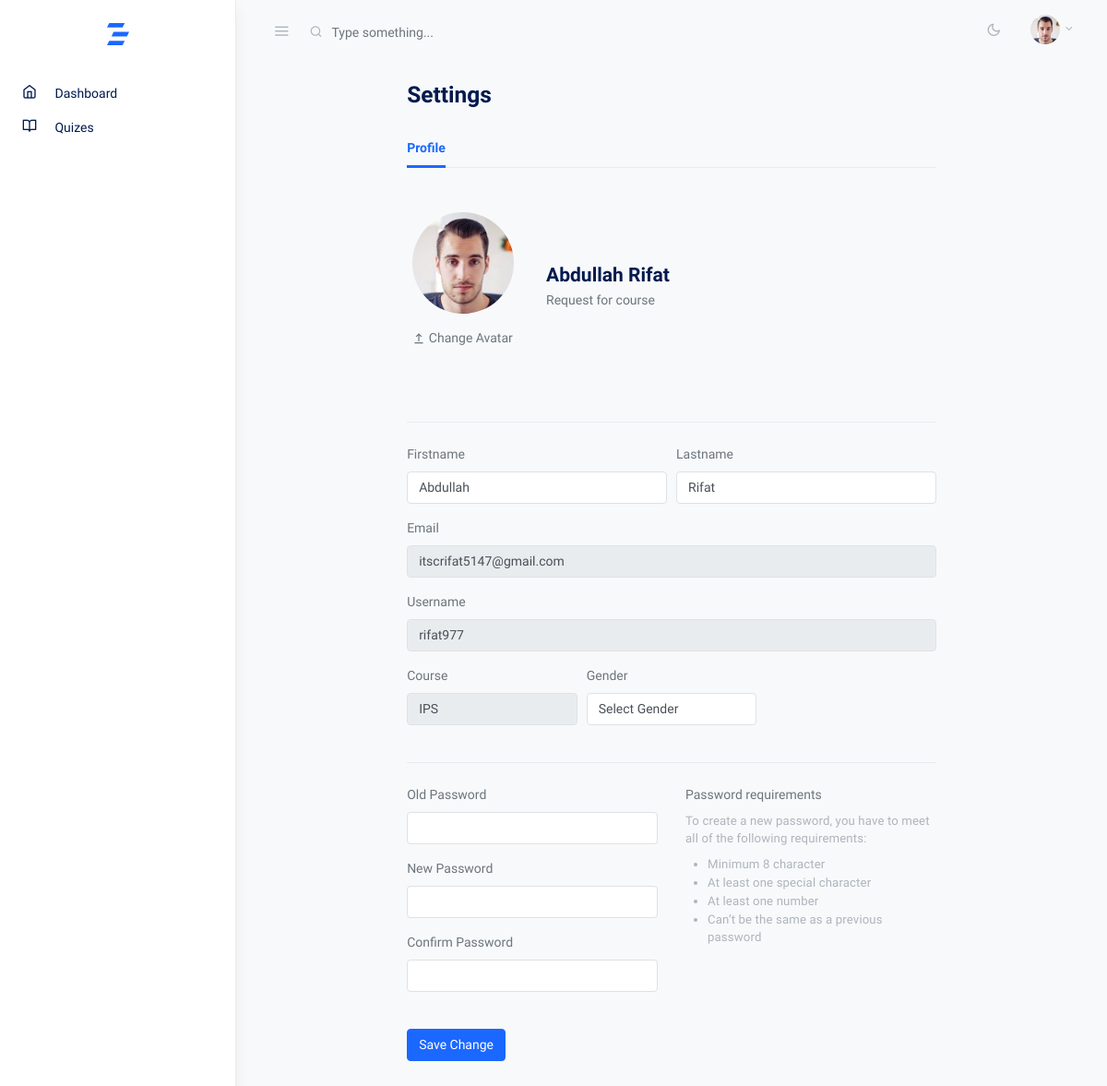
Page /account/profile-settings/ (signed in) on the earlier database version.
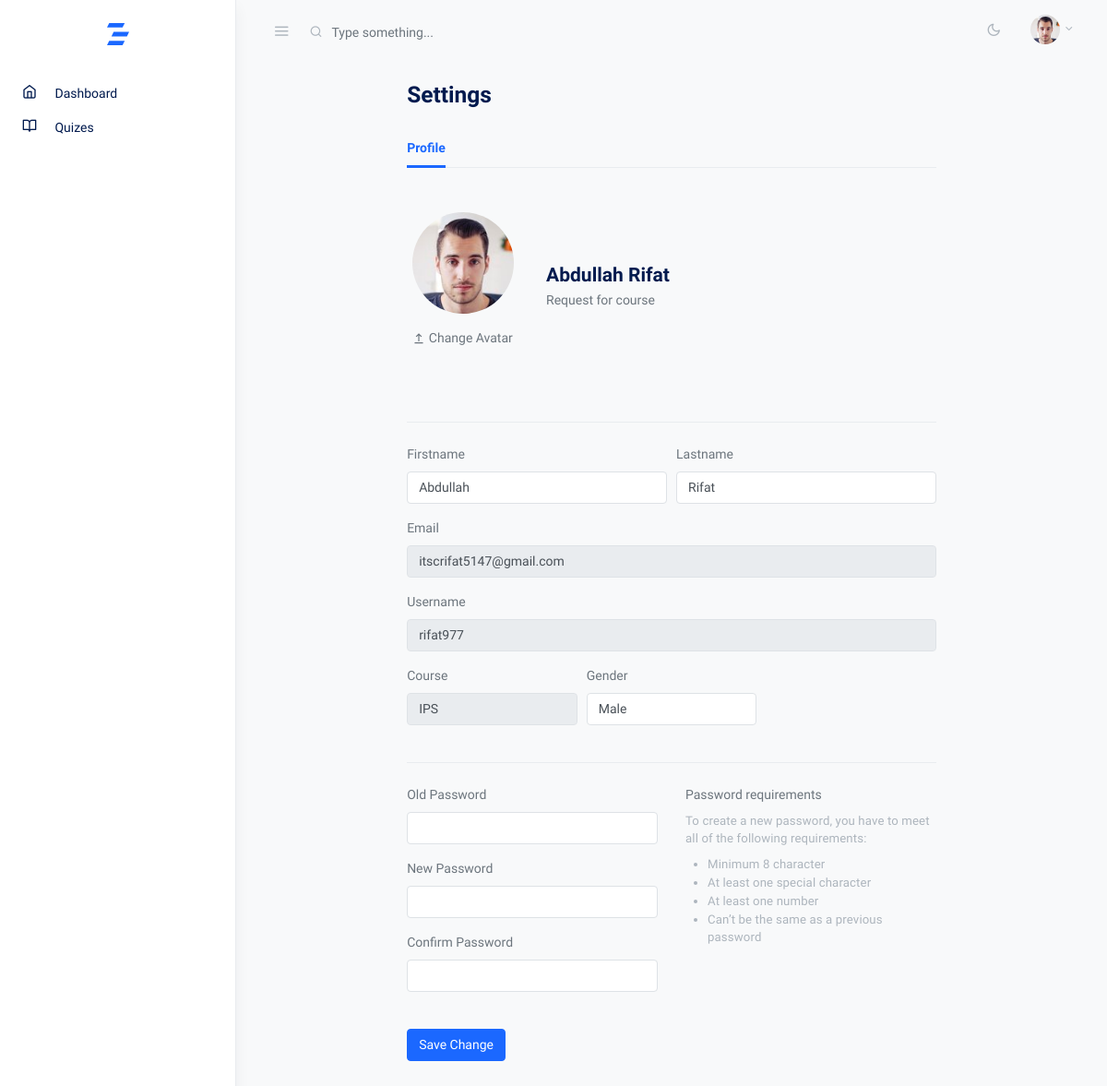
Same page on the later database version.
### account/models.py (models this page shows, shortened)
class CustomUser(AbstractUser):
    email = models.EmailField(unique=True)
    phone_number = models.CharField(max_length=15, blank=True)
    course = models.ForeignKey(Course, on_delete=models.CASCADE, null=True, blank=True)
    message = models.TextField(blank=True)
    is_verified = models.BooleanField(default=False)
    is_approved = models.BooleanField(default=False)
    avatar = models.ImageField(upload_to='avatars/', blank=True)
    point = models.FloatField(default=0.0)
    gender_choices = [
        ('M', 'Male'),
        ('F', 'Female'),
        ('O', 'Other'),
    ]
    gender = models.CharField(max_length=1, choices=gender_choices, blank=True)
    email_verification_token = models.CharField(max_length=100, blank=True, null=True)
    email_verification_sent_at = models.DateTimeField(null=True, blank=True)

### course/models.py (models this page shows, shortened)
class Course(models.Model):
    name = models.CharField(max_length=100)
    slug = models.SlugField(unique=True)
    status = models.BooleanField(default=True)
    class Meta:
        verbose_name = "Course"
        verbose_name_plural = "    Courses"

### account/views.py (the view, shortened to what this page needs)
# urls.py: path('profile-settings/', views.profile_setting, name="profile_settings")
@login_required
def profile_setting(request):
    user = request.user
    courses = Course.objects.all()
    return render(request, 'user/profile_settings.html', {'user': user, 'courses': courses})

### templates/user/profile_settings.html (shortened to what the changed rows need)
{% extends 'user/assets/base.html' %}
{% load static %}
{% block content %}
<div class="container-fluid">
    <div class="row justify-content-center">
      <div class="col-12 col-lg-10 col-xl-8">
        <h2 class="h3 mb-4 page-title">Settings</h2>
        <div class="my-4">
          <form method="POST" action="{% url 'account:profile_settings' %}" enctype="multipart/form-data">
            <div class="row mt-5 align-items-center">
              <div class="col">
                <div class="row align-items-center">
                  <div class="col-md-7">
                    <h4 class="mb-1">{{user.first_name}} {{user.last_name}}</h4>
                  </div>
                </div>
                <div class="row mb-4">
                  <div class="col-md-7">
                    <p>{{user.message}}</p>
                  </div>
                </div>
              </div>
            </div>
            <div class="form-row">
              <div class="form-group col-md-6">
                <label for="firstname">Firstname</label>
                <input type="text" id="firstname" name="first_name" class="form-control" value="{{user.first_name}}">
              </div>
              <div class="form-group col-md-6">
                <label for="lastname">Lastname</label>
                <input type="text" id="lastname" name="last_name" class="form-control" value="{{user.last_name}}">
              </div>
            </div>
            <div class="form-group">
              <label for="inputEmail4">Email</label>
              <input type="email" disabled class="form-control" id="inputEmail4" value="{{user.email}}">
            </div>
            <div class="form-group">
              <label for="inputAddress5">Username</label>
              <input type="text" disabled class="form-control" id="inputAddress5" value="{{user.username}}">
            </div>
            <div class="form-row">
              <div class="form-group col-md-4">
                <label for="inputState5">Course</label>
                <input type="text" disabled class="form-control" id="inputAddress5" value="{{user.course.name}}">
              </div>
              <div class="form-group col-md-4">
                <label for="inputState5">Gender</label>
                <select class="custom-select" id="custom-select" name="gender">
                    <option value="">Select Gender</option>
                    <option value="M" {% if request.user.gender == 'M' %} selected {% endif %}>Male</option>
                </select>
            </div>
            </div>
          </form>
        </div>
      </div>
    </div>
  </div>
{% endblock %}

Differences in the rows shown:
changed CustomUser "Abdullah": gender (not shown) → "Male"
Other differences:
form field gender: "Select Gender" → (not shown)
